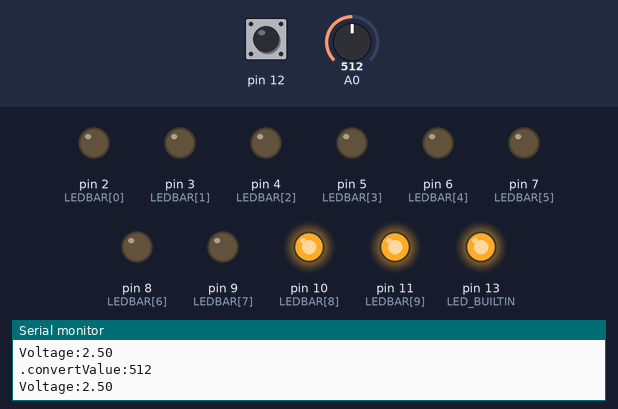
This sketch was run on a simulated Arduino Uno, built with avr-gcc and run on an emulated ATmega328P. On the bench: output pins drawn as LEDs (lit = HIGH), the last lines printed to the serial monitor. Inputs (shaded band) come from the test bench; at power-on: A0 = 512, pin 12 HIGH.

Above: at 1.2 s.
1.3 s: A0 set to 1023
At 2.39 s:
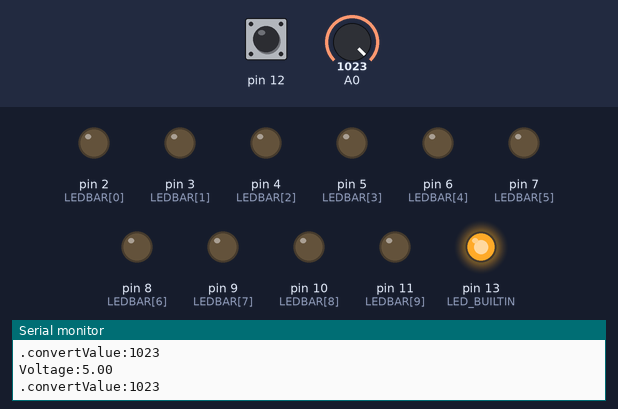
4.8 s: A0 set to 511
At 5.3 s:
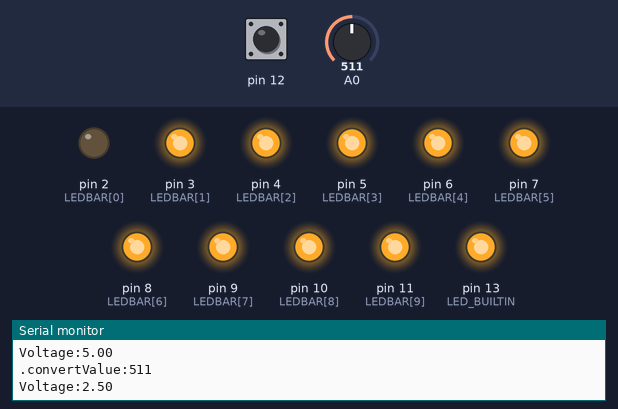
8.3 s: pin 12 pulsed LOW 5 times (0.12 s each, 0.3 s apart)
11.8 s: pin 12 pulsed LOW 5 times (0.12 s each, 0.3 s apart)
At 12.55 s:
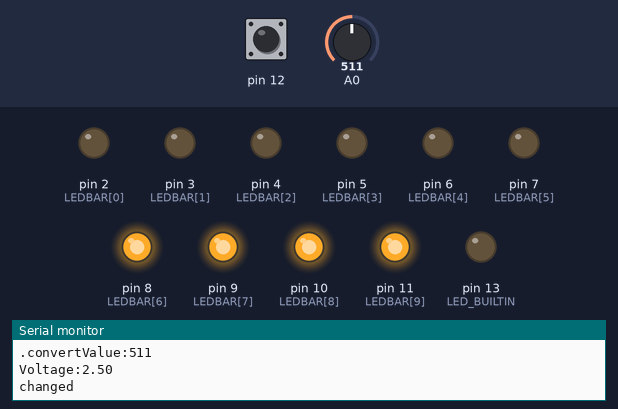
Timing chart, 0 to 16.3 s (numbered marks = the images above; inputs shaded):
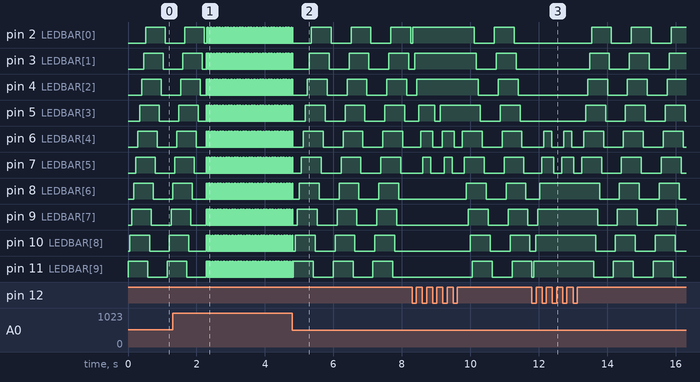

Measured:
- after the input at 11.8 s, pin 13 (LED_BUILTIN): HIGH → LOW after 0.64 s
- by itself, pin 2 (LEDBAR[0]), pin 3 (LEDBAR[1]), pin 4 (LEDBAR[2]), pin 5 (LEDBAR[3]): alternates HIGH for 0.58 s and LOW for 0.58 s
- by itself, pin 8 (LEDBAR[6]), pin 9 (LEDBAR[7]), pin 10 (LEDBAR[8]), pin 11 (LEDBAR[9]): repeats every 1.2 s: LOW 0.58 s, HIGH 0.58 s

The sketch:

LEDBar-Poti.ino
```cpp
//https://github.com/JChristensen/JC_Button
#include <JC_Button.h>

/*
  LEDBar

*/


#define ON HIGH
#define OFF LOW
#define mode int
#define PRESSED LOW

// OUTPUT

//Array allows us to use ports which are not in the same order for the led bar
const int LEDBAR[] = {2, 3, 4, 5, 6, 7, 8, 9, 10, 11};
//sample for smaller led bar
//const int LEDBAR[] = {2, 4, 6, 8, 10};
const int LEDBAR_MAX = sizeof(LEDBAR) / sizeof(LEDBAR[0]) - 1; //automatic determine size of led bar

// INPUT
const int SWITCH_GREEN = 12;
ToggleButton switch_green(SWITCH_GREEN);

const int POTI_SPEED = 1;

// Behavior
//const int WAVE_DELAY = 1000;
bool direction_right = true;

int adcValue = 0;
#define WAVE_DELAY (1024-adcValue)
// the setup function runs once when you press reset or power the board
void setup() {
  Serial.begin(9600); // initialize the serial port, set the baud rate to 9600
  Serial.println("UNO is ready!");
  for (int led = 0; led <= LEDBAR_MAX; led++) pinMode(LEDBAR[led], OUTPUT);
  switch_green.begin();
  pinMode(LED_BUILTIN, OUTPUT);
  digitalWrite(LED_BUILTIN, ON);
}

void measure() {
  adcValue = analogRead(A0); // Convert analog of A0 port to digital
  float voltage = adcValue * (5.0 / 1023.0);// Calculate voltage according to digital
  // Send the result to computer through serial
  Serial.print("convertValue:");
  Serial.println(adcValue);
  Serial.print("Voltage:");
  Serial.println(voltage);
}

void setBar(mode onoff, int pause)
{
  for (int led = 0; led <= LEDBAR_MAX; led++)
  {
    digitalWrite(LEDBAR[led], onoff);
    switch_green.read();
    if (switch_green.changed()) return;
    delay(pause);
  }
}

void setBarReverse(mode onoff, int pause)
{
  for (int led = LEDBAR_MAX; led >= 0; led--)
  {
    digitalWrite(LEDBAR[led], onoff);
    //if (check_button_green()) break;
    switch_green.read();
    if (switch_green.changed()) return;

    delay(pause);
  }
}


void waveBarRight(mode onoff)
{
  //turn on/off leds with 50ms delay for 10 led and longer for less (keep timing)
  setBar(onoff, WAVE_DELAY / LEDBAR_MAX + 1);
}


void waveBarLeft(mode onoff)
{
  //turn on/off leds with 50ms delay for 10 led and longer for less (keep timing)
  setBarReverse(onoff, WAVE_DELAY / LEDBAR_MAX + 1);
}

void blink(mode onoff) {
  digitalWrite(LEDBAR[0], onoff);
  digitalWrite(LEDBAR[LEDBAR_MAX], onoff);
  delay(100);
}


void loop() {
  measure();
  if (switch_green.changed()) {
    Serial.println("changed");
    digitalWrite(LED_BUILTIN, switch_green.toggleState());
  }

  switch_green.read();
  //delay(50);


  if (switch_green.toggleState())waveBarRight(ON);
  else waveBarLeft(ON);
  if (switch_green.toggleState())waveBarRight(OFF);
  else waveBarLeft(OFF);
  Serial.print(".");

  //Serial.print(switch_green.read());
}
```
